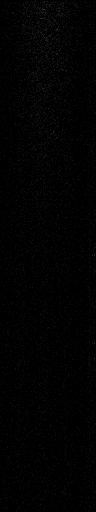
#> input picture data/background/1468966397006010.png, 96 x 512 px; its folder holds only this picture in this run
$ jupyter execute --allow-errors feature-mixture-model.ipynb   (shell and % lines are left out)   (Python 2 division)   (older library calls are emulated)
#> lines starting #> are read from the running program, lines starting #| are printed output that depends on the picture; long printed decimals are rounded
### sonar.py
# -*- coding: utf-8 -*-
"""
sonar.py

This module conains a set of useful routines to handle multibeam profiling sonar data processing.

See also: [teixeira2018multibeam].
"""

import json
import logging
import numpy as np

from matplotlib.image import imsave

# from skimage.io import imread, imsave

import cv2

# logging.basicConfig(format='%(levelname)s:%(message)s', level=logging.DEBUG)

class Sonar(object):
    # pylint: disable=too-few-public-methods
    # pylint: disable=too-many-instance-attributes
    """
    A class to handle pre-processing of multibeam sonar data.

    Pings are assumed to be R rows by B columns, corresponding to the data in
    polar coordinates, where the first row is closest to the sonar, and azimuth
    increases with the number of columns.
    Sonars are assumed to have a FOV smaller than 180 degrees.

    Attributes:
        min_range: Minimum range [m].
        max_range: Maximum range [m].
        num_beams: Number of sonar beams.
        num_bins:  Number of range bins/samples.
        fov:       Field of view angle (in-plane) [rad].
    """

    def __init__(self):
        """
        Initializes a sonar object with reasonable values.
        """
        self.min_range = 1.0
        self.max_range = 10.0
        self.fov = np.deg2rad(90.0)
        self.num_beams = 128

        self.num_bins = 512
        self.psf = np.ones((1, 1))
        self.taper = np.ones((self.num_beams))

        self.noise = 0.01
        self.rx_gain = 0.0 # currently unused, but important to record

        # assume linear mapping between beam and azimuth angle
        self.azimuths = np.linspace(-self.fov/2.0, self.fov/2.0, self.num_beams)
        self.k_b2a = [self.fov/(self.num_beams+0.0), -self.fov/2.0]
        self.p_beam2azi = np.poly1d(self.k_b2a)
        self.k_a2b = [self.num_beams/self.fov, self.num_beams/2.0]
        self.p_azi2beam = np.poly1d(self.k_a2b)

        # look-up table used to speed up conversion from polar to cartesian, e.g.:
        # cart_img[row_cart,col_cart] = polar_img[row_polar, cart_polar]
        self.row_cart = []
        self.col_cart = []
        self.row_polar = []
        self.col_polar = []

        self.__compute_lookup__(0.01)

    # [8 lines left out: function print_config, not called in this run]

    def load_config(self, cfg_file='sonar.json'):
        """Load the sonar configuration from file."""
        with open(cfg_file) as sonar_config_file:
            cfg = json.load(sonar_config_file)

            # lazy update: we should only update look-up table if the config has changed!
            update_lut = False

            properties = ['min_range', 'max_range', 'fov', 'num_beams', 'num_bins', 'noise', 'rx_gain']

            for p in properties:
                if p in cfg:
                    if cfg[p] != getattr(self, p):
                        update_lut = True
                        setattr(self, p, cfg[p])
                else:
                    logging.warning('property %s not found', p)

            if 'psf' in cfg:
                #if len(cfg['psf']) == self.num_beams:
                if cfg['psf'] != 1:
                    self.psf = np.array(cfg['psf'])
                    self.psf.shape = (1, self.num_beams)

            # DEPRECATED
            if 'taper' in cfg:
                if cfg['taper'] != 1:
                    self.taper = np.array(cfg['taper'])

            if 'azimuths' in cfg:
                azimuths = np.array(cfg['azimuths'])
                if np.any(azimuths != self.azimuths):
                    update_lut = True
                    self.__update_azimuths__(azimuths)
            else:
                # update the current mapping with the new parameters
                self.k_b2a = [self.fov/(self.num_beams+0.0), -self.fov/2.0]
                self.p_beam2azi = np.poly1d(self.k_b2a)
                self.k_a2b = [self.num_beams/self.fov, self.num_beams/2.0]
                self.p_azi2beam = np.poly1d(self.k_a2b)

            if update_lut:
                # delta_r is the smallest cartesian length of a pixel in the polar image
                delta_r = (self.max_range-self.min_range)/(self.num_bins+0.0)
                delta_r = min(delta_r, self.min_range*self.fov/(self.num_beams))

                self.__compute_lookup__(delta_r)

    # [88 lines left out: functions save_config, to_json, to_csv_polar, to_csv_cart, range, range_to_bin and 1 more, not called in this run]


    def beam(self, azimuth):
        """Return the beam number corresponding to the specified azimuth angle (in radians)."""
        return (np.round(self.p_azi2beam(azimuth))).astype(int)


    # [322 lines left out: functions __update_azimuths__, __compute_lookup__, reset_window, to_cart, deconvolve, tvg and 6 more, not called in this run]

### didson.py
"""
Specialization of multibeam.sonar to handle DIDSON sonars.
"""
import numpy as np
import cv2
from sonar import Sonar

class Didson(Sonar):
    """
    Specialized multibeam class for the DIDSON sonar
    """

    def __compute_lookup__(self, resolution):
        """
        Compute lookup table used in polar to cartesian conversion
        """
        bin_length = (self.max_range - self.min_range)/(self.num_bins + 0.0)
        # beamwidth = (self.fov)/(self.num_beams+0.0)

        y_0 = self.max_range*np.sin(self.fov/2.0)
        width = int(np.around(2*y_0/resolution))
        yres = 2*y_0/width

        self.width = width

        x_0 = self.min_range*np.cos(self.fov/2.0)
        x_1 = self.max_range
        height = int(np.around((x_1-x_0)/resolution))
        xres = (x_1-x_0)/height
        self.height = height

        row_cart = np.arange(0, height)
        row_cart.shape = (height, 1)
        row_cart = np.tile(row_cart, (1, width))
        x = x_0 + xres*row_cart

        col_cart = np.arange(0, width)
        col_cart.shape = (1, width)
        col_cart = np.tile(col_cart, (height, 1))
        y = -y_0 + yres*col_cart

        (mag, angle) = cv2.cartToPolar(x.flatten(), y.flatten())

        angle[angle > np.pi] -= 2*np.pi # convert from cv's [0,2pi] range to [-pi,pi]

        mag.shape = (height, width)
        angle.shape = (height, width)

        row_polar = mag   # bin
        col_polar = angle # beam

        # distortion removal formula

        row_polar -= self.min_range
        row_polar = np.around(row_polar/bin_length)

        #col_polar+=self.fov/2.0

        # default conversion
        # col_polar = np.around(col_polar/beamwidth)
        # didson-specific converstion (compensates for angular distortion)
        a = np.array([0.0030, -0.0055, 2.6829, 48.04]) # angular distortion model coefficients
        col_polar = np.rad2deg(col_polar)
        col_polar = np.round(a[0]*np.power(col_polar,3) + a[1]*np.power(col_polar,2) + a[2]*col_polar+(1+a[3])+np.ones_like(col_polar));

        col_polar[row_polar < 0] = 0
        row_polar[col_polar < 0] = 0
        col_polar[col_polar < 0] = 0
        row_polar[row_polar < 0] = 0

        col_polar[row_polar >= self.num_bins] = 0
        row_polar[col_polar >= self.num_beams] = 0
        row_polar[row_polar >= self.num_bins] = 0
        col_polar[col_polar >= self.num_beams] = 0

        self.row_polar = row_polar.astype(int)
        self.col_polar = col_polar.astype(int)
        self.row_cart = row_cart.astype(int)
        self.col_cart = col_cart.astype(int)

### dev/feature-mixture-model.ipynb
#  Mixture model - development

## Intensity distribution estimation through mixture models

The goal of this notebook is the development of techniques to estimate the intensity distributions in multibeam sonar images.

[cell 1]
import sys
import os
sys.path.append(os.path.abspath("..")) # so we can find didson.py, multibeam.py

from glob import glob           # file manipulation
import numpy as np
from skimage.io import imread   # image processing
from scipy.optimize import curve_fit
from scipy.stats import *       # stats utils

from matplotlib import rcParams
rcParams['font.family'] = 'serif'
rcParams['font.sans-serif'] = ['Latin Modern Math']
# print rcParams['font.size']

import matplotlib.pyplot as plt

[cell 2]
from sonar import Sonar
from didson import Didson

didson = Didson();
#> (the rest of this cell did not finish here and is left out)

print 'Pings are',didson.num_beams,'beams by',didson.num_bins, 'bins'
print 'Field of view:', didson.fov
print 'Range:', didson.min_range, ' - ', didson.max_range, 'm.'
print 'Noise:', didson.noise
print 'RX gain:', didson.rx_gain,'dB'

## utility functions

[cell 3]
def compile(image_list, cfg_list, sonar,enhance=False):
    """
    Horizontally stack a set of images (512 rows by (Nx96) columns)
    """
#> called with enhance = True
    N = len(image_list)
    data = imread(image_list[0],as_grey=True).astype(np.float64) # 0-255.0
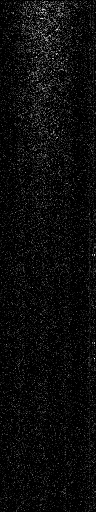
#> data: shape (512, 96) float64; min 0, max 47, mean 2.2; drawn with min black and max white
    for i in range(1,N):
        ping = imread(image_list[i],as_grey=True).astype(np.float64) # 0-255.0
        if(enhance):
            sonar.load_config(cfg_list[i])
            sonar.noise = 0.01
            ping = sonar.deconvolve(ping)
#             ping = sonar.removeTaper(ping)
        data = np.hstack((data,ping))

    data/=255.0

    return data

[cell 4]
def kld(sample, reference):
    p = sample
    q = reference
    q[np.where(q==0)[0]] = 1 # we're dividing by q, so set all zero-values to 1
    r = p/q
    r[np.where(r==0)[0]] = 1 # ln(1) = 0; ln(0)=nan

    return np.sum(p*np.log(r)) # kld wrt background

## Background distribution

### Load background data set

[cell 5]
bg_image_list = sorted(glob('../data/background/*.png')) # window set to 2.25m to 11.25m
bg_config_list = sorted(glob('../data/background/*.json'))
print len(bg_image_list),'image files,',len(bg_config_list),'config files'

[cell 6]
bg_data = compile(bg_image_list, bg_config_list, didson, True)
bins = np.linspace(0,1.0,256)
h_bg = np.histogram(bg_data.flatten(),bins)
h_bg = h_bg[0]/(np.sum(h_bg[0])+0.0)     # normalize
#> h_bg = 255 values, max 0.625 at index 0, min 0 at index 43, mean 0.00392
print len(bg_data.flatten())
#| 49152

### Fit mixture model

[cell 7]
def bg_mixture(x, pi, s):
    # background distribution as an exponential with zero-bias
    p1 = expon.pdf(x,0,s)
    p1/=np.sum(p1)
    p1*=pi
    p = p1
    p[0] += (1-pi)
    return p

rcParams['font.size'] = 6

x = bins[:-1]
p, v = curve_fit(bg_mixture, x, h_bg, p0=[0.5, 2e-2])
#> p = [0.448, 0.0222]; v = [[1.08e-06, -1.28e-07], [-1.28e-07, 4.63e-08]]

print 'pi:',p[0],', s1:',p[1],' (lambda:',1.0/p[1],')'
#| pi: 0.4482 , s1: 0.02218  (lambda: 45.079 )
bg_est = bg_mixture(x, p[0], p[1])
#> bg_est = 255 values, max 0.624 at index 0, min 2.29e-21 at index 254, mean 0.00392
print 'kld:',kld(h_bg, bg_est)
#> in kld, `p = sample`: p has the same summary as h_bg outside kld
#> in kld, `q = reference`: q has the same summary as bg_est outside kld
#> in kld, `r = p/q`: r = 255 values, max 1.34 at index 9, min 0 at index 43, mean 0.131
#| kld: 0.005396
print 'sum:',np.sum(bg_est)
#| sum: 1

plt.figure(figsize=(3.5,3.5*5/8.0))
for i in range(0,512):
    hi = np.histogram(bg_data[i,:],bins)
    plt.plot(bins[:-1],hi[0]/(np.sum(hi[0])+0.0),color='#a6cee3',alpha=0.05)

plt.plot(x, h_bg,'-',color='#1f78b4',linewidth=2.0)
# plt.plot(x, bg_est,'--',color='#b2df8a',linewidth=2.0)
plt.plot(x, bg_est,'--',color='#33a02c',linewidth=2.0)
plt.yscale('log')
plt.ylabel('$p_Y(y)$',fontsize=6)
plt.xlabel('$y$',fontsize=6)
plt.ylim([1e-4,1e0])
plt.xlim([0,.2])
plt.grid()
plt.savefig('background_mixture.pdf',dpi=600,bbox_inches='tight',transparent=True,pad_inches=0.02) # no transparency on eps!
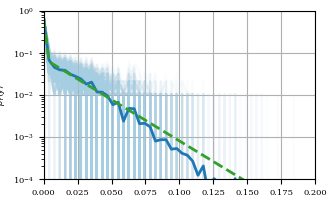
#> figure drawn by matplotlib, 1 panel; curve peaks at x = 0, y = 0.698; curve peaks at x = 0, y = 0.427; curve peaks at x = 0, y = 0.406

## Object intensity distribution (aggregate)

### Load test data set

[cell 8]
test_image_list = sorted(glob('../data/test/*.png')) # window set to 2.25m to 11.25m
print len(test_image_list),'image files'
test_config_list = sorted(glob('../data/test/*.json'))
print len(test_config_list),'config files'

for i in range(0,len(test_image_list)):
    print(test_image_list[i])
    print(test_config_list[i])
    print(' ')

#> (a cell that did not finish here is left out)

bins = np.linspace(0,1.0,256)
h_test = np.histogram(test_data.flatten(),bins)
h_test = h_test[0]/(np.sum(h_test[0])+0.0)     # normalize
print len(test_data.flatten())

### Fit mixture model

[cell 10]
def mixture(x, pi1, pi2, l1, l2):
    # zero bias
    p0 = np.zeros_like(x)
    p0[0]=1

    # background
    p1 = expon.pdf(x,0,l1)
    p1/=np.sum(p1)

    # object
#     p2 = expon.pdf(x,0,l2)
    p2 = rayleigh.pdf(x, 0, l2)
    p2/=np.sum(p2)

    # mixture
    p = (1-pi1-pi2)*p0 + pi1*p1 + pi2*p2
#     print np.sum(p)
    p/=np.sum(p)
    return p

x = bins[:-1]
#> (the rest of this cell did not finish here and is left out)

## Object intensity distribution (individual images)

[cell 11]
rcParams['font.size'] = 4

# description=('shaft','rudder','hull','fish','propeller','hull','fish','fish','hull','fish, seafloor')
description=('fish, seafloor','fish','fish','fish','hull','hull','rudder','propeller','hull','hull')


pi1 = np.zeros(10)
#> pi1 = [0, 0, 0, 0, 0, 0, 0, 0, 0, 0]
pi2 = np.zeros(10)
#> pi2 = [0, 0, 0, 0, 0, 0, 0, 0, 0, 0]
s1  = np.zeros(10) # 1/lambda
#> s1 = [0, 0, 0, 0, 0, 0, 0, 0, 0, 0]
s2  = np.zeros(10) # sigma
#> s2 = [0, 0, 0, 0, 0, 0, 0, 0, 0, 0]

for idx in range(0,len(test_image_list)):
    image = (1/255.0)*imread(test_image_list[idx],as_grey = True)
    didson.load_config(test_config_list[idx])
    image = didson.deconvolve(image)
# [5 lines of commented-out code are left out]

    bins = np.linspace(0, 1.0, 256 )
    hi = np.histogram(image[:],bins)

    x = hi[1][:-1].astype(np.float64)
    h_test = hi[0][:].astype(np.float64)
    h_test/=(0.0+np.sum(h_test))

    try:
        p, v = curve_fit(mixture, x, h_test, p0=[0.3, 0.02, 0.02, 0.15],bounds=([0,0,0.0,0],[0.5,0.5,1.0,1.0]))
        print test_image_list[idx], p
# [5 lines of commented-out code are left out]
        p_test = mixture(x,p[0],p[1],p[2],p[3])
        kldv = kld(h_test, p_test)
#         print idx,'&',description[idx],('& %.3f & %.3f & %.3f & %.3f & %.6f \\\\ \\hline' % ( p[0], 1.0/p[2], p[1], p[3], kldv))
        pi1[idx] = p[0]
        s1[idx]  = p[2]
        pi2[idx] = p[1]
        s2[idx]  = p[3]
        print kldv
#         print 'eta:',(1-p[2])/(p[2])
    except RuntimeError:
        print 'FAILED!'
        continue

    plt.figure(figsize=(2.4,0.45))
    plt.plot(x, h_test,color='#1f78b4',alpha=0.8,linewidth=0.5)
    plt.plot(x, p_test,color='#33a02c',alpha=0.8,linewidth=0.5)
    plt.xlim([0,1])
    plt.ylim([1e-5,1e0])
#     plt.xlabel('$y$')
#     plt.ylabel('$p_Y(y)$')
    plt.yscale('log')
    plt.grid(linewidth=.2,linestyle='-',alpha=0.5)
    ax = plt.gca()
    for side in ('top','bottom','left','right'):
        ax.spines[side].set_linewidth(0.2)
    ax.tick_params(width=0.2)
    plt.minorticks_off()
    plt.savefig('test_mixture_'+str(idx)+'.pdf',dpi=600,bbox_inches='tight',transparent=True,pad_inches=0.02) # no transparency on eps!

# rcParams['font.size'] = 10 # default value

## Intensity distributions - full set

[cell 12]
image_list = sorted(glob('../data/2016-07-19.11/raw/*.png')) # window set to 2.25m to 11.25m
config_list = sorted(glob('../data/2016-07-19.11/cfg/*.json'))
print len(image_list),'image files,',len(config_list),'config files'

N = len(image_list)
# N = 10000

[cell 13]
def mixture_pmf(x, pi1, pi2, s1, s2, L=2**8):
    """
    (1-pi1-pi2)*delta(x) + pi1*exponential(x,s1) + pi2*rayleigh(x,s2)
    """
    # background
    p1 = expon.pdf(x,loc=0,scale=s1) # background
    p1 /= np.sum(expon.pdf(np.linspace(0,1,L),loc=0,scale=s1))

    # object
    p2 = rayleigh.pdf(x,0,s2)
    p2 /= np.sum(rayleigh.pdf(np.linspace(0,1,L),0,s2))

    # print 'expon:', np.sum(p1), 'rayleigh:', np.sum(p2)

    # mixture
    p = pi1*p1 + pi2*p2
    p[x<(1.0/L)] += (1 - pi1 - pi2) # zero-bias

    return p

[cell 14]
# note: running this on the full set of ~42,000 images takes a while...
# 1000  images ~ 40 s
# 10000 images ~ 400 s
# full set     ~ 1600 s

p = np.zeros((N,4))    # parameter array: each row is (pi1, pi2, s1, s2)
#> p = empty array
k = np.zeros(N)
#> k = empty array
skipped=0         # skipped image counter
bins = np.linspace(0, 1.0, 257 )
#> bins = 257 values from 0 to 1

# for idx in range(0,len(image_list)):
for idx in range(0,N):
    image = (1/255.0)*imread(image_list[idx],as_grey = True)
    didson.loadConfig(config_list[idx])

    if (didson.rx_gain!=20 or didson.min_range != 2.25 or didson.max_range!=11.25):
        skipped+=1
        continue
    didson.noise = 0.02
    image = didson.deconvolve(image)
    image = didson.removeTaper(image)


    hi = np.histogram(image[:],bins)

    x = hi[1][:-1].astype(np.float64)
    h_test = hi[0][:].astype(np.float64)
    h_test/=(0.0+np.sum(h_test))

    try:
#         pv, v = curve_fit(mixture_pmf, x, h_test, p0=[0.3, 0.02, 0.02, 0.15],bounds=([0,0,0.0,0],[0.5,0.5,1.0,1.0]))
        pv, v = curve_fit(mixture_pmf, x, h_test, p0=[0.3, 0.02, 0.02, 0.2])

        p[idx,:] = pv
        p_test = mixture_pmf(x,pv[0],pv[1],pv[2],pv[3])
        k[idx] = kld(h_test, p_test)
    except RuntimeError:
        print 'FAILED!'
        continue

print 'skipped',skipped,'images'

[cell 15]
l = ('pi1','pi2','s1','s2')
m = -1
#> (the rest of this cell did not finish here and is left out)

[cell 16]
plt.figure(figsize=(3.4,2))
plt.plot(k)
plt.grid()
k[k<0]

#> (the rest of this cell did not finish here and is left out)

[cell 17]
len(k[k<0.01])
len(k[np.isnan(k)])
#> Out = 0

$ run again, on data/background/1468966397706313.png
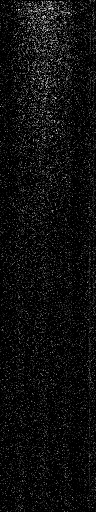
#> input picture data/background/1468966397706313.png, 96 x 512 px
#> h_bg = 255 values, max 0.631 at index 0, min 0 at index 34, mean 0.00392
#| 49152
#> `p, v = curve_fit(bg_mixture, x, h_bg, p0=[0.5, 2e-2])`: p = [0.442, 0.0217]; v = [[9.21e-07, -1.08e-07], [-1.08e-07, 3.81e-08]]
#| pi: 0.4418 , s1: 0.02174  (lambda: 46.002 )
#> bg_est = 255 values, max 0.631 at index 0, min 9.18e-22 at index 254, mean 0.00392
#> in kld, `p = sample`: p has the same summary as h_bg outside kld
#> q has the same summary as bg_est outside kld
#> r = 255 values, max 1.3 at index 9, min 0 at index 34, mean 0.11
#| kld: 0.00492
#| sum: 1.0
#> `plt.savefig('background_mixture.pdf',dpi=600,bbox_inches='tight',trans..`:
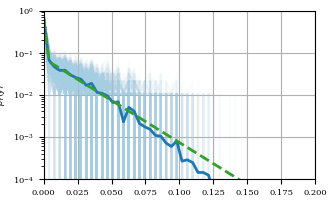
#> figure drawn by matplotlib, 1 panel; curve peaks at x = 0, y = 0.74; curve peaks at x = 0, y = 0.479; curve peaks at x = 0, y = 0.427
#> pi1 = [0, 0, 0, 0, 0, 0, 0, 0, 0, 0]
#> `p = np.zeros((N,4))`: p = empty array
#> bins = 257 values from 0 to 1
#> Out = 0

$ run again, on data/background/1468966397910533.png
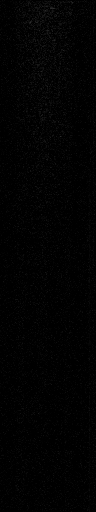
#> input picture data/background/1468966397910533.png, 96 x 512 px
#> in compile, `data = imread(image_list[0],as_grey=True).astype(np.float64)`:
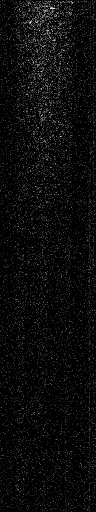
#> data: shape (512, 96) float64; min 0, max 46, mean 2.1; drawn with min black and max white
#> h_bg = 255 values, max 0.635 at index 0, min 0 at index 32, mean 0.00392
#| 49152
#> `p, v = curve_fit(bg_mixture, x, h_bg, p0=[0.5, 2e-2])`: p = [0.437, 0.0219]; v = [[1.05e-06, -1.26e-07], [-1.26e-07, 4.53e-08]]
#| pi: 0.4372 , s1: 0.02186  (lambda: 45.755 )
#> bg_est = 255 values, max 0.635 at index 0, min 1.16e-21 at index 254, mean 0.00392
#> in kld, `p = sample`: p has the same summary as h_bg outside kld
#> q has the same summary as bg_est outside kld
#> r = 255 values, max 1.37 at index 9, min 0 at index 32, mean 0.126
#| kld: 0.005717
#| sum: 1.0
#> `plt.savefig('background_mixture.pdf',dpi=600,bbox_inches='tight',trans..`:
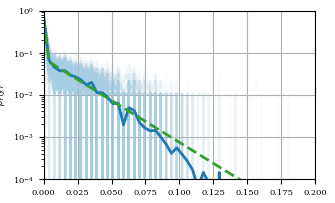
#> figure drawn by matplotlib, 1 panel; curve peaks at x = 0, y = 0.698; curve peaks at x = 0, y = 0.312; curve peaks at x = 0, y = 0.385
#> pi1 = [0, 0, 0, 0, 0, 0, 0, 0, 0, 0]
#> `p = np.zeros((N,4))`: p = empty array
#> bins = 257 values from 0 to 1
#> Out = 0

$ run again, on data/background/1468966398305583.png
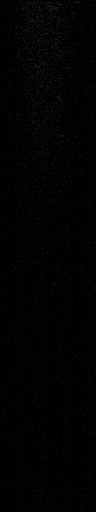
#> input picture data/background/1468966398305583.png, 96 x 512 px
#> in compile, `data = imread(image_list[0],as_grey=True).astype(np.float64)`:
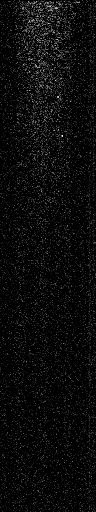
#> data: shape (512, 96) float64; min 0, max 45, mean 2.1; drawn with min black and max white
#> h_bg = 255 values, max 0.642 at index 0, min 0 at index 37, mean 0.00392
#| 49152
#> `p, v = curve_fit(bg_mixture, x, h_bg, p0=[0.5, 2e-2])`: p = [0.43, 0.0216]; v = [[1.24e-06, -1.48e-07], [-1.48e-07, 5.26e-08]]
#| pi: 0.4299 , s1: 0.02155  (lambda: 46.395 )
#> bg_est = 255 values, max 0.642 at index 0, min 6.08e-22 at index 254, mean 0.00392
#> in kld, `p = sample`: p has the same summary as h_bg outside kld
#> q has the same summary as bg_est outside kld
#> r = 255 values, max 1.32 at index 9, min 0 at index 37, mean 0.121
#| kld: 0.005756
#| sum: 1.0
#> `plt.savefig('background_mixture.pdf',dpi=600,bbox_inches='tight',trans..`:
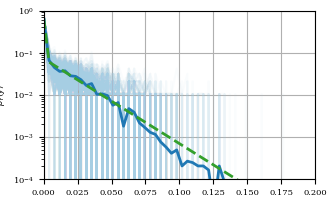
#> figure drawn by matplotlib, 1 panel; curve peaks at x = 0, y = 0.74; curve peaks at x = 0, y = 0.479; curve peaks at x = 0, y = 0.375
#> pi1 = [0, 0, 0, 0, 0, 0, 0, 0, 0, 0]
#> `p = np.zeros((N,4))`: p = empty array
#> bins = 257 values from 0 to 1
#> Out = 0

$ run again, on data/background/1468966397407786.png
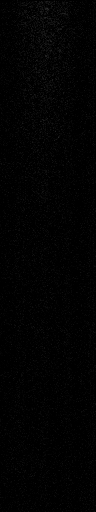
#> input picture data/background/1468966397407786.png, 96 x 512 px
#> in compile, `data = imread(image_list[0],as_grey=True).astype(np.float64)`:
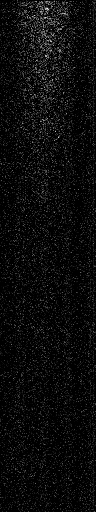
#> data: shape (512, 96) float64; min 0, max 47, mean 2.2; drawn with min black and max white
#> h_bg = 255 values, max 0.624 at index 0, min 0 at index 38, mean 0.00392
#| 49152
#> `p, v = curve_fit(bg_mixture, x, h_bg, p0=[0.5, 2e-2])`: p = [0.45, 0.0221]; v = [[8.72e-07, -1.02e-07], [-1.02e-07, 3.66e-08]]
#| pi: 0.4499 , s1: 0.02208  (lambda: 45.294 )
#> bg_est = 255 values, max 0.623 at index 0, min 1.87e-21 at index 254, mean 0.00392
#> in kld, `p = sample`: p has the same summary as h_bg outside kld
#> q has the same summary as bg_est outside kld
#> r = 255 values, max 1.31 at index 9, min 0 at index 38, mean 0.124
#| kld: 0.005088
#| sum: 1.0
#> `plt.savefig('background_mixture.pdf',dpi=600,bbox_inches='tight',trans..`:
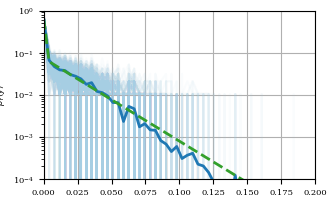
#> figure drawn by matplotlib, 1 panel; curve peaks at x = 0, y = 0.75; curve peaks at x = 0, y = 0.531; curve peaks at x = 0, y = 0.438
#> pi1 = [0, 0, 0, 0, 0, 0, 0, 0, 0, 0]
#> `p = np.zeros((N,4))`: p = empty array
#> bins = 257 values from 0 to 1
#> Out = 0
